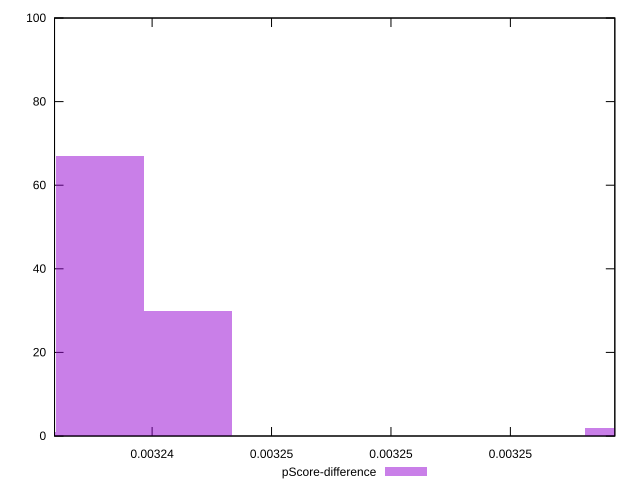

This figure's gnuplot source:
reset

$pScoreDifference <<EOF
0.0032599818919940406 2
0.003241501269023553 30
0.0032378051444294552 67
0.0032341090198353575 1
EOF

set key outside below
set boxwidth 0.0000036961245940975516
set xrange [0.0032359144534521884:0.003259372443745707]
set yrange [0:100]
set trange [0:100]
set style fill transparent solid 0.5 noborder
set terminal svg size 640, 490 enhanced background rgb 'white'
set output "report_00019_2021-02-10T18-14-37.922Z//uses-long-cache-ttl/samples/pages+cached/pScore-difference/histogram.svg"

plot $pScoreDifference title "pScore-difference" with boxes

reset
